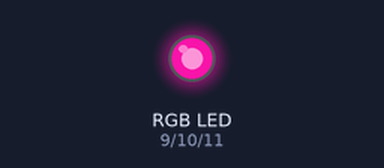
A sketch run on a simulated Arduino Uno, built with avr-gcc and run on an emulated ATmega328P. Shown: an RGB LED mixed from three pins (HIGH = lit). Dim RGB values are drawn brighter than linear; random numbers use the default seed unless the sketch sets one.

Above: at 0.1 s.
At 4.1 s:
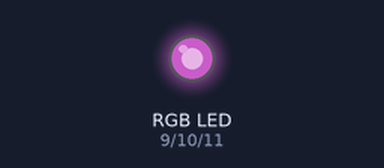
At 9.1 s:
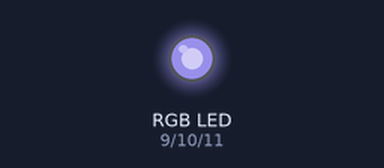
At 19.1 s:
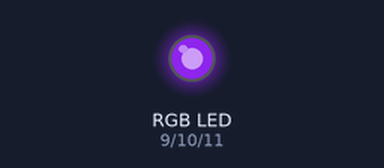
At 28.1 s:
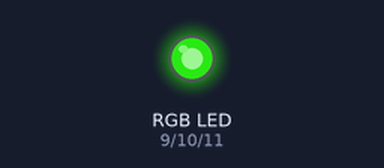
At 38.1 s:
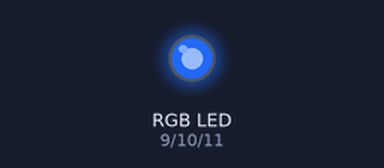
Timing chart, 0 to 40.0 s (numbered marks = the images above):
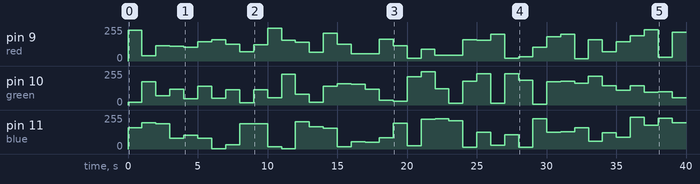

Measured:
- by itself, pin 10 (green): 0/255 → 19/255 at 0.00 s, → 175/255 1.0 s later, → 68/255 1.0 s later, → 120/255 1.0 s later, … (40 changes in this stretch)
- by itself, pin 11 (blue): 0/255 → 158/255 at 0.00 s, → 197/255 1.0 s later, → 188/255 1.0 s later, → 80/255 1.0 s later, … (40 changes in this stretch)

The sketch:

sketch_may5diskotopu.ino
```cpp
int red = 9;
int green = 10;
int blue = 11;
int bekleme = 1000;
void setup() {
  pinMode(red, OUTPUT);
  pinMode(green, OUTPUT);
  pinMode(blue, OUTPUT);
}

void loop() {
/*
  analogWrite(red, 255); // 9 numaralı pvm pini 255 değerine eşitledik
  analogWrite(green, 255);// 10 numaralı pvm pini 255 değerine eşitledik
  analogWrite(blue, 255);// 11 numaralı pvm pini 255 değerine eşitledik
  delay(bekleme);
  analogWrite(red, 255);
  analogWrite(green, 255);
  analogWrite(blue, 0);
  delay(bekleme);
    analogWrite(red, 255);
  analogWrite(green, 0);
  analogWrite(blue, 255);
  delay(bekleme);
    analogWrite(red, 0);
  analogWrite(green, 255);
  analogWrite(blue, 255);
  delay(bekleme);
  */
    analogWrite(red, random(0,255));
  analogWrite(green, random(0,255));
  analogWrite(blue, random(0,255));
  delay(bekleme);

}
```
